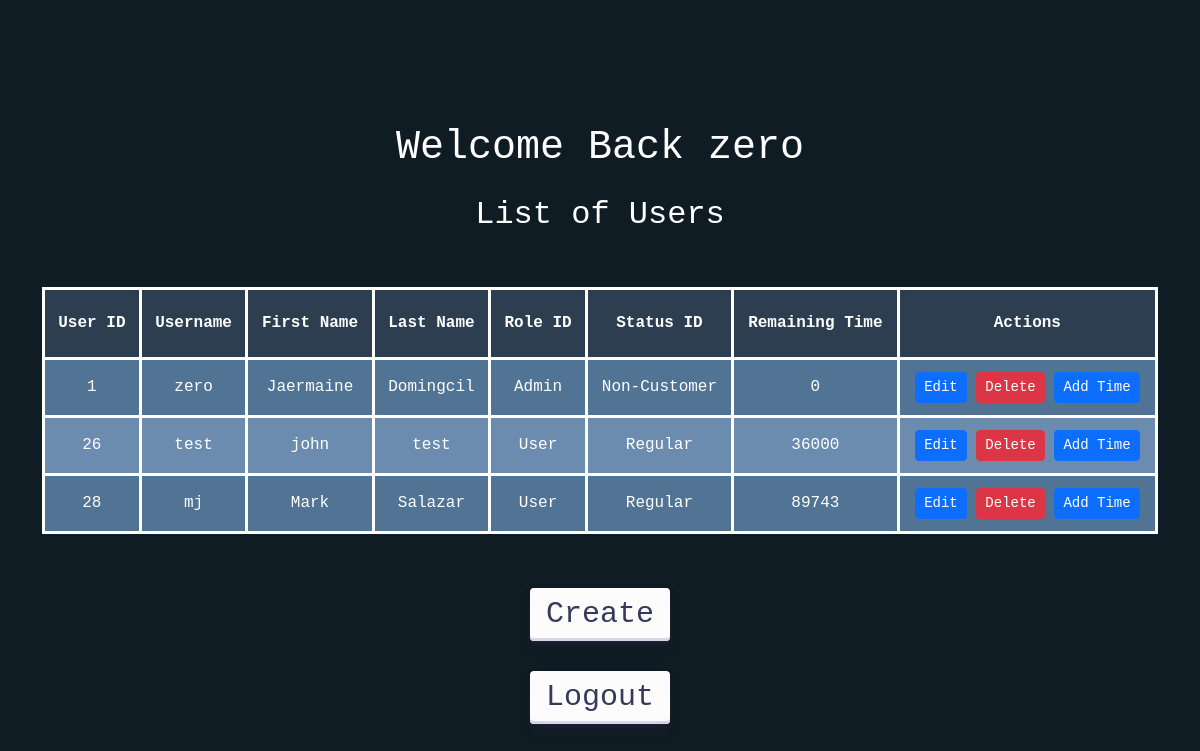
Page /pages/admin-page.php (signed in) on the committed database.
### tables this page shows
CREATE TABLE `account` (
  `user_id` int(11) NOT NULL,
  `first_name` varchar(255) NOT NULL,
  `last_name` varchar(255) NOT NULL,
  `username` varchar(255) NOT NULL,
  `password` varchar(255) NOT NULL,
  `time` int(11) NOT NULL,
  `role_id` int(11) NOT NULL,
  `status_id` int(11) NOT NULL,
  `active` tinyint(1) NOT NULL
);

CREATE TABLE `roles` (
  `role_id` int(11) NOT NULL,
  `role_name` varchar(255) NOT NULL
);

CREATE TABLE `status` (
  `status_id` int(11) NOT NULL,
  `status_name` varchar(255) NOT NULL
);

### pages/admin-page.php (the view, shortened to what this page needs)
<?php
include '../validate/db.php';
?>
<!DOCTYPE html>
<html lang="en">
<head>
    <link rel="stylesheet" href="https://cdn.jsdelivr.net/npm/bootstrap@5.3.3/dist/css/bootstrap.min.css">
    <link rel="stylesheet" href="..\style.css">
</head>
<body>
    <div class="container mt-5">
        <?php
        echo "<h1 class='text-center'>Welcome Back " . $_SESSION['username'] . "</h1>";
        ?>
        <h2 class="text-center mt-4">List of Users</h2>
        <br>
        <table class="tablee">
            <tr>
                <th>User ID</th>
                <th>Username</th>
                <th>First Name</th>
                <th>Last Name</th>
                <th>Role ID</th>
                <th>Status ID</th>
                <th>Remaining Time</th>
                <th>Actions</th>
            </tr>
            <?php
            $sql = "SELECT DISTINCT account.user_id AS 'user_id', account.username AS 'Username', account.first_name AS 'FirstName', account.last_name AS 'LastName', roles.role_name AS Role, status.status_name AS Status, account.time AS Time, account.active AS active FROM account
            JOIN roles ON account.role_id = roles.role_id
            JOIN status ON account.status_id = status.status_id
            ORDER BY active DESC";
            $results = $conn->query($sql);
            while ($row = $results->fetch_assoc()) {
                echo " <tr>
                        <td>$row[user_id]</td>
                        <td>$row[Username]</td>
                        <td>$row[FirstName]</td>
                        <td>$row[LastName]</td>
                        <td>$row[Role]</td>
                        <td>$row[Status]</td>
                        <td>$row[Time]</td>
                        <td>
                            <a class='btn btn-primary btn-sm' href='../pages/modification-page.php?user_id=$row[user_id]'>Edit</a>
                            <a class='btn btn-danger btn-sm' href='../validate/delete-validate.php?user_id=$row[user_id]'>Delete</a>
                            <button class='btn btn-primary btn-sm add-time-btn'
                                data-user-id='{$row['user_id']}'
                                data-username='{$row['Username']}'
                                data-role='{$row['Role']}'
                                data-status='{$row['Status']}'>Add Time</button>
                        </td>
                    </tr>";
            }
            ?>
        </table>
        <div class="text-center mt-4">
            <form action="registration-page.php" method="POST">
                <input type="submit" name="register" class="button" value="<?php echo $_SESSION['register'] = 'Create'; ?>">
            </form>
            <form action="..\validate\logout-validate.php" method="POST">
                <input type="submit" name="logout" class="button" value="Logout">
            </form>
        </div>
    </div>
</body>
</html>

### style.css (style rules this page uses)
:root { --accent: #007ECC; --accent-2: #EC2F4B; --text: #003f66; --text-hover: var(--accent); --text-active: #FFFFFF; --border-width: 0.125em; }
body { margin: 0; padding: 0; height: 100vh; display: flex; justify-content: center; align-items: center; background-color: #101c24; }
.button { align-items: center; appearance: none; background-color: #FCFCFD; border-radius: 4px; border-width: 0; box-shadow: rgba(45, 35, 66, 0.4) 0 2px 4px, rgba(45, 35, 66, 0.3) 0 7px 13px -3px, #D6D6E7 0 -3px 0 inset; box-sizing: border-box; color: #36395A; cursor: pointer; display: inline-flex; font-family: "JetBrains Mono", monospace; height: 53px; justify-content: center; line-height: 1; list-style: none; overflow: hidden; padding-left: 16px; padding-right: 16px; position: relative; text-align: left; text-decoration: none; transition: box-shadow .15s, transform .15s; -webkit-user-select: none; user-select: none; touch-action: manipulation; vertical-align: top; white-space: nowrap; font-size: 30px; margin-top: 30px; }
table { width: 100%; border-collapse: collapse; margin: 20px 0; font-family: monospace; }
th, td { padding: 12px; text-align: center; height: 50px; }
th { background-color: #2C3E50; color: #ECF0F1; height: 70px; }
tr:nth-child(even) { background-color: #517394; color:#FFFFFF; }
tr:nth-child(odd) { background-color: #6b8cae; color: #ECF0F1; }
h1, h2 { font-family: monospace; text-align: left; color: white; }
table, th, td { color: white; border: 3px solid; }

### rows in the picture
account: user_id "1", username "zero", first_name "Jaermaine", last_name "Domingcil", role.role_name "Admin", status.status_name "Non-Customer", time "0"
account: user_id "26", username "test", first_name "john", last_name "test", role.role_name "User", status.status_name "Regular", time "36000"
account: user_id "28", username "mj", first_name "Mark", last_name "Salazar", role.role_name "User", status.status_name "Regular", time "89743"

### other values in the picture
$_SESSION['username'] "zero"
